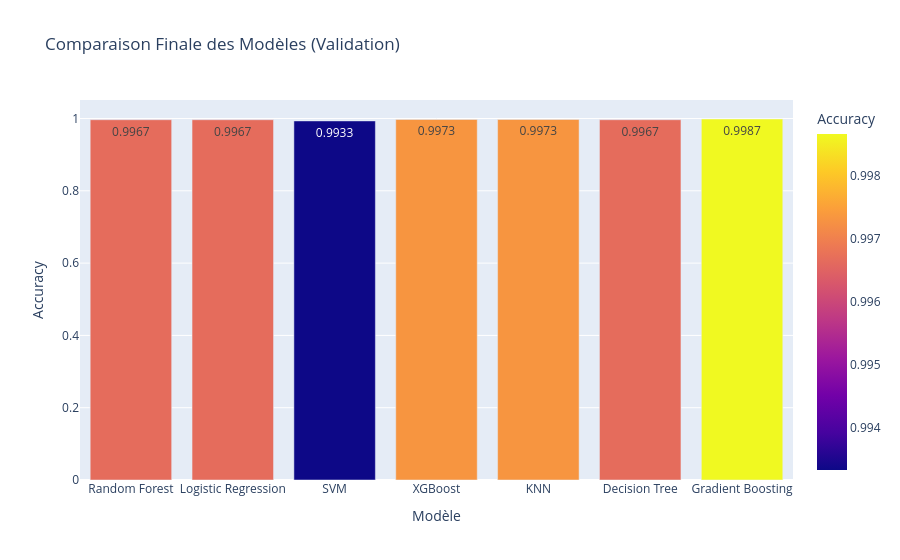
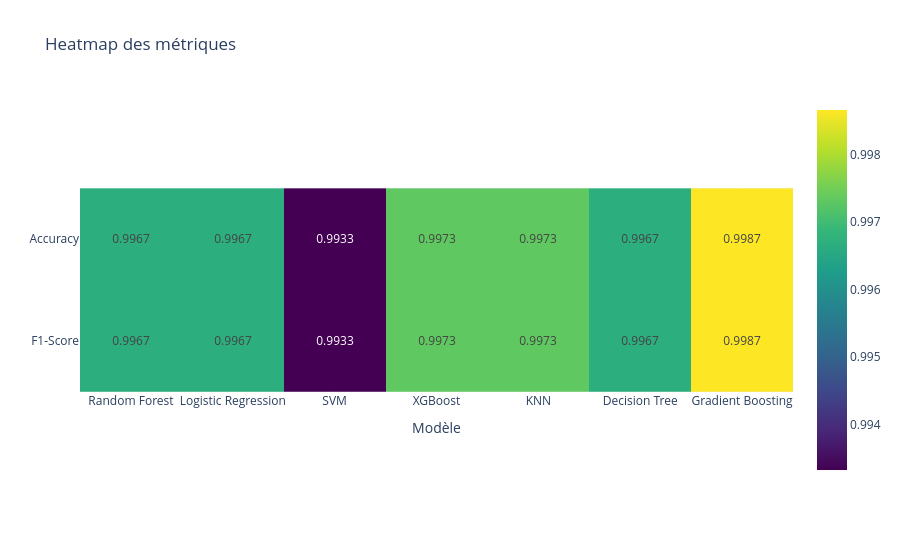

Here is the notebook cell these charts were saved with, in order:
### Markdown cell above
## Synthèse et Visualisation Finale

### Code cell
all_results = pd.DataFrame({
    'Modèle': ['Random Forest', 'Logistic Regression', 'SVM', 'XGBoost', 'KNN', 'Decision Tree', 'Gradient Boosting'],
    'Accuracy': [
        results['RandomForest']['Accuracy'], 
        results['LogisticRegression']['Accuracy'], 
        results['SVM']['Accuracy'], 
        results['XGBoost']['Accuracy'], 
        knn_acc, 
        dt_acc, 
        gb_acc
    ],
    'F1-Score': [
        results['RandomForest']['F1-Score'], 
        results['LogisticRegression']['F1-Score'], 
        results['SVM']['F1-Score'], 
        results['XGBoost']['F1-Score'], 
        knn_f1, 
        dt_f1, 
        gb_f1
    ]
})

fig_final = px.bar(all_results, x='Modèle', y='Accuracy', color='Accuracy', 
                   title='Comparaison Finale des Modèles (Validation)', text_auto='.4f')
fig_final.show()

fig_heat = px.imshow(all_results.set_index('Modèle').T, text_auto='.4f', 
                     title='Heatmap des métriques', color_continuous_scale='Viridis')
fig_heat.show()

### Figure 1 — Plotly figure (JSON) as saved in the notebook; plotly's stock layout.template omitted (floating-point values rounded to 4 significant figures)
{"data": [{"hovertemplate": "Modèle=%{x}<br>Accuracy=%{marker.color}<extra></extra>", "legendgroup": "", "marker": {"color": [0.9967, 0.9967, 0.9933, 0.9973, 0.9973, 0.9967, 0.9987], "coloraxis": "coloraxis", "pattern": {"shape": ""}}, "name": "", "orientation": "v", "showlegend": false, "textposition": "auto", "texttemplate": "%{y:.4f}", "type": "bar", "x": ["Random Forest", "Logistic Regression", "SVM", "XGBoost", "KNN", "Decision Tree", "Gradient Boosting"], "xaxis": "x", "y": [0.9967, 0.9967, 0.9933, 0.9973, 0.9973, 0.9967, 0.9987], "yaxis": "y"}], "layout": {"barmode": "relative", "coloraxis": {"colorbar": {"title": {"text": "Accuracy"}}, "colorscale": [[0, "#0d0887"], [0.1111, "#46039f"], [0.2222, "#7201a8"], [0.3333, "#9c179e"], [0.4444, "#bd3786"], [0.5556, "#d8576b"], [0.6667, "#ed7953"], [0.7778, "#fb9f3a"], [0.8889, "#fdca26"], [1, "#f0f921"]]}, "legend": {"tracegroupgap": 0}, "title": {"text": "Comparaison Finale des Modèles (Validation)"}, "xaxis": {"anchor": "y", "domain": [0, 1], "title": {"text": "Modèle"}}, "yaxis": {"anchor": "x", "domain": [0, 1], "title": {"text": "Accuracy"}}}}

### Figure 2 — Plotly figure (JSON) as saved in the notebook; plotly's stock layout.template omitted (floating-point values rounded to 4 significant figures)
{"data": [{"coloraxis": "coloraxis", "hovertemplate": "Modèle: %{x}<br>y: %{y}<br>color: %{z}<extra></extra>", "name": "0", "texttemplate": "%{z:.4f}", "type": "heatmap", "x": ["Random Forest", "Logistic Regression", "SVM", "XGBoost", "KNN", "Decision Tree", "Gradient Boosting"], "xaxis": "x", "y": ["Accuracy", "F1-Score"], "yaxis": "y", "z": [[0.9967, 0.9967, 0.9933, 0.9973, 0.9973, 0.9967, 0.9987], [0.9967, 0.9967, 0.9933, 0.9973, 0.9973, 0.9967, 0.9987]]}], "layout": {"coloraxis": {"colorscale": [[0, "#440154"], [0.1111, "#482878"], [0.2222, "#3e4989"], [0.3333, "#31688e"], [0.4444, "#26828e"], [0.5556, "#1f9e89"], [0.6667, "#35b779"], [0.7778, "#6ece58"], [0.8889, "#b5de2b"], [1, "#fde725"]]}, "title": {"text": "Heatmap des métriques"}, "xaxis": {"anchor": "y", "constrain": "domain", "domain": [0, 1], "scaleanchor": "y", "title": {"text": "Modèle"}}, "yaxis": {"anchor": "x", "autorange": "reversed", "constrain": "domain", "domain": [0, 1]}}}
